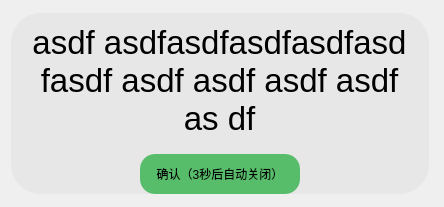
<?xml version="1.0" encoding="UTF-8"?>
<ui version="4.0">
 <class>Dialog</class>
 <widget class="QDialog" name="Dialog">
  <property name="geometry">
   <rect>
    <x>0</x>
    <y>0</y>
    <width>444</width>
    <height>207</height>
   </rect>
  </property>
  <property name="windowTitle">
   <string>Dialog</string>
  </property>
  <layout class="QVBoxLayout" name="verticalLayout_2">
   <item>
    <layout class="QVBoxLayout" name="verticalLayout">
     <item>
      <widget class="QWidget" name="widget" native="true">
       <property name="minimumSize">
        <size>
         <width>418</width>
         <height>181</height>
        </size>
       </property>
       <property name="maximumSize">
        <size>
         <width>418</width>
         <height>181</height>
        </size>
       </property>
       <property name="styleSheet">
        <string notr="true">background-color: rgb(231, 231, 231);
border-radius: 30px;</string>
       </property>
       <layout class="QVBoxLayout" name="verticalLayout_4">
        <property name="leftMargin">
         <number>0</number>
        </property>
        <property name="topMargin">
         <number>0</number>
        </property>
        <property name="rightMargin">
         <number>0</number>
        </property>
        <property name="bottomMargin">
         <number>0</number>
        </property>
        <item>
         <layout class="QVBoxLayout" name="verticalLayout_3">
          <item alignment="Qt::AlignHCenter">
           <widget class="QLabel" name="msg">
            <property name="font">
             <font>
              <pointsize>25</pointsize>
             </font>
            </property>
            <property name="text">
             <string>asdf asdfasdfasdfasdfasd fasdf asdf asdf asdf asdf as df</string>
            </property>
            <property name="alignment">
             <set>Qt::AlignCenter</set>
            </property>
            <property name="wordWrap">
             <bool>true</bool>
            </property>
           </widget>
          </item>
          <item alignment="Qt::AlignHCenter">
           <widget class="QPushButton" name="confirmButton">
            <property name="minimumSize">
             <size>
              <width>160</width>
              <height>40</height>
             </size>
            </property>
            <property name="maximumSize">
             <size>
              <width>160</width>
              <height>40</height>
             </size>
            </property>
            <property name="styleSheet">
             <string notr="true">#confirmButton {
background-color: #57bd6a;
            border-radius: 15px;
}
#confirmButton:pressed {
            background-color: #4eaa5f;
        }</string>
            </property>
            <property name="text">
             <string>确认（3秒后自动关闭）</string>
            </property>
           </widget>
          </item>
         </layout>
        </item>
       </layout>
      </widget>
     </item>
    </layout>
   </item>
  </layout>
 </widget>
 <resources/>
 <connections/>
</ui>
